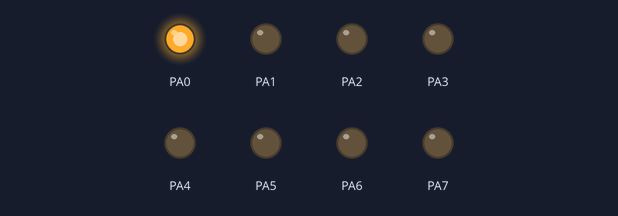
A program run on a simulated ATmega16, built with avr-gcc and emulated at 16 MHz. On the bench: output pins drawn as LEDs (lit = HIGH).

Above: at 0.1 s.
At 0.7 s:
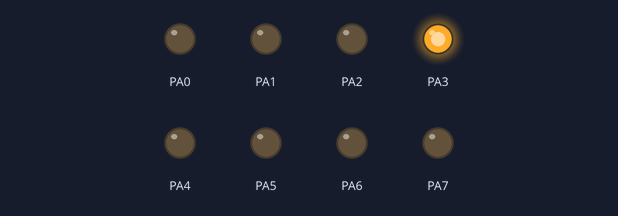
At 1.1 s:
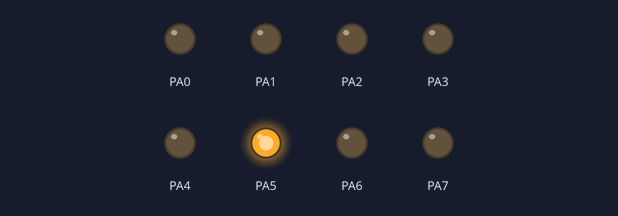
At 1.5 s:
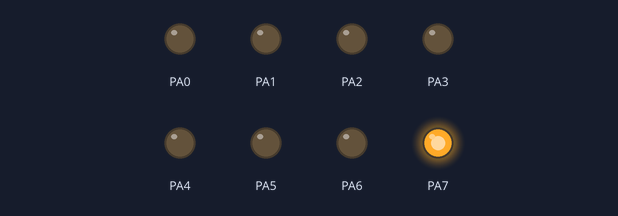
At 2.5 s:
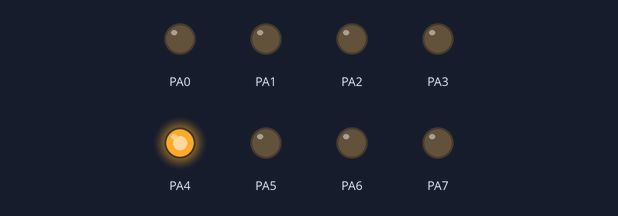
At 3.5 s:
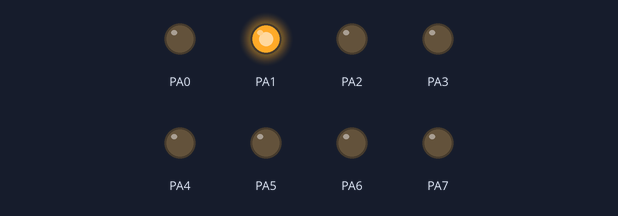
Timing chart, 0 to 3.8 s (numbered marks = the images above):
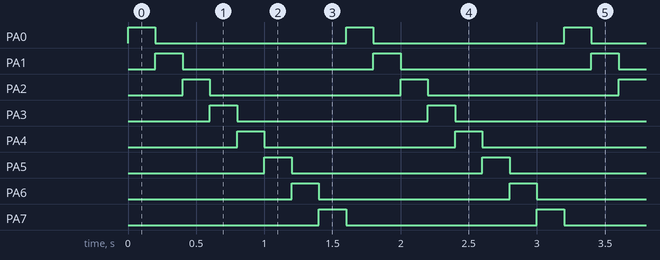

The program:

main.cpp
```cpp
/*
 * LedDichBit.cpp
 *
 * Created: 1/7/2024 7:52:04 PM
 * Author : DELL
 */

#define F_CPU 16000000UL
#include <avr/io.h>
#include <avr/delay.h>


int main(void)
{
    /* Replace with your application code */
	DDRA = 0XFF;	// Definition Pin as OUTPUTS
	PORTA = 0X00;	// Các chân ngõ ra là 0v

    while (1)
    {
		//PORTA = 0b11100111;
		//for(int i = 3; i >= 0; i--)
		//{
			//PORTA &= ~(1<<(i));
			//PORTA &= ~(1<<(7-i));
			//_delay_ms(200);
			//PORTA |= (1<<i);
			//PORTA |= (1<<(i-7));
		//}

		PORTA = 0B00000001;
		_delay_ms(200);
		for(int i = 0; i<7; i++)
		{
			PORTA = PORTA << 1;
			_delay_ms(200);
		}
    }
}
```

Measured:
- by itself, PA0–7: alternates HIGH for 0.20 s and LOW for 1.4 s
- by itself, everything shown: repeats every 1.6 s, in 8 steps
